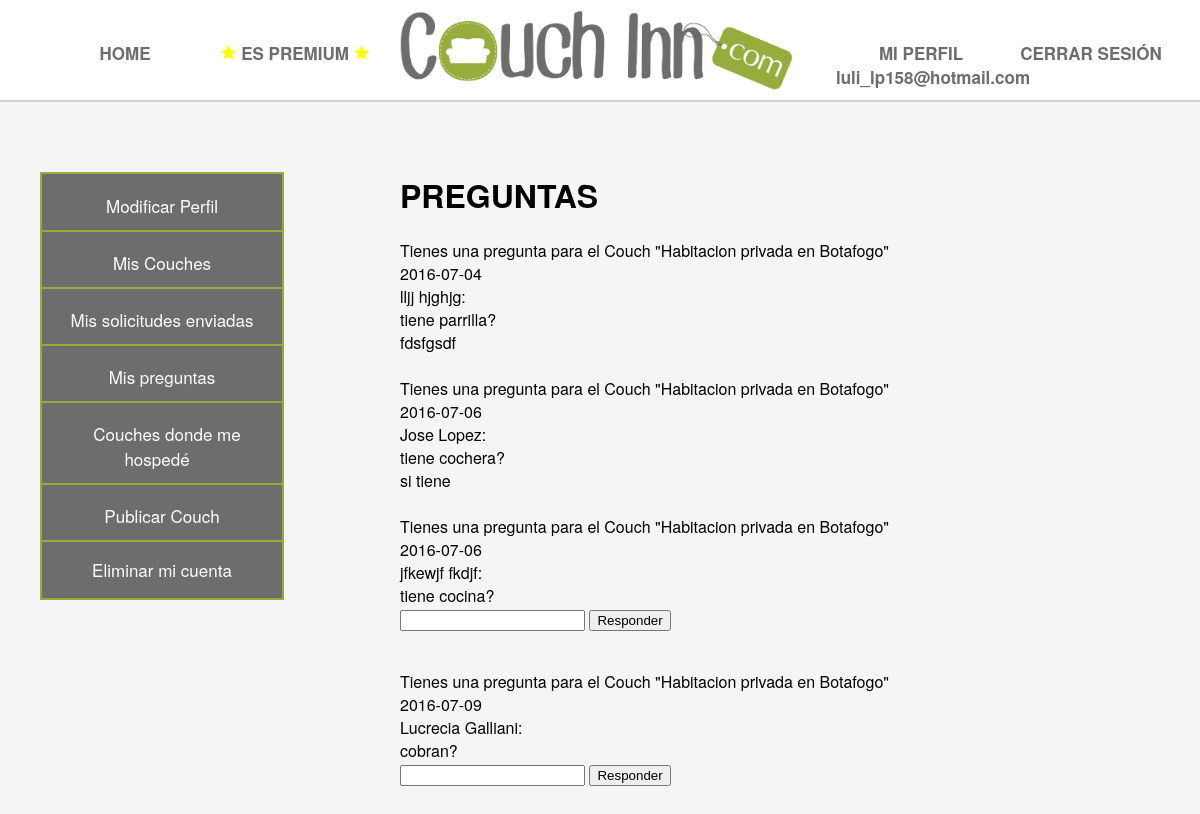
The app's page /preguntas.php (signed in) with its own data.
### tables this page shows
CREATE TABLE `usuarios` (
  `idusuario` int(3) NOT NULL,
  `email` varchar(30) NOT NULL,
  `clave` varchar(15) NOT NULL,
  `documento` int(30) NOT NULL,
  `direccion` varchar(40) NOT NULL,
  `telefono` int(11) NOT NULL,
  `apellido` varchar(15) NOT NULL,
  `nombre` varchar(15) NOT NULL,
  `fechanac` date NOT NULL,
  `premium` tinyint(1) NOT NULL,
  `fechap` date DEFAULT NULL,
  `costop` int(3) DEFAULT NULL,
  `administrador` tinyint(1) NOT NULL
);

CREATE TABLE `preguntas` (
  `idpregunta` int(3) NOT NULL,
  `pregunta` text NOT NULL,
  `respuesta` text,
  `fechaPreg` date NOT NULL,
  `idusuario` int(3) NOT NULL,
  `idcouch` int(3) NOT NULL
);

CREATE TABLE `couch` (
  `idcouch` int(3) NOT NULL,
  `fecha` date NOT NULL,
  `titulo` text NOT NULL,
  `descripcion` text NOT NULL,
  `ubicacion` text NOT NULL,
  `canthabitantes` int(11) NOT NULL,
  `cantpersonas` varchar(11) NOT NULL,
  `despublicado` tinyint(1) NOT NULL,
  `idusuario` int(3) NOT NULL,
  `idtipo` int(3) NOT NULL
);

### preguntas.php (the view, shortened to what this page needs)
<?php
	if($_SESSION['estado']=='logueado'){
?>
<html>
<head>
		<link rel ='stylesheet' type='text/css' href='./estilos.css'>
</head>
<body>
	<?php include ('./menuu.php');
	$id=$_SESSION['usuario'];
	$consulta="SELECT * FROM preguntas p INNER JOIN couch c ON p.idcouch = c.idcouch
				INNER JOIN usuarios u ON p.idusuario = u.idusuario
				WHERE c.idcouch IN (SELECT couch.idcouch FROM couch INNER JOIN usuarios ON usuarios.idusuario = couch.idusuario WHERE usuarios.idusuario = $id )
				ORDER BY p.fechaPreg";
	?>
	<div class="contPerfil">
		<div class="opcionesPerfil">
			<ul id='button'>
			<li><a href="modificar_perfil.php">Modificar Perfil</a></li>
			<li><a href="misCouches.php">Mis Couches</a></li>
			<li><a href="ver_mis_solicitudes.php">Mis solicitudes enviadas </a></li>
			<li><a href="preguntas.php">Mis preguntas</a></li>
			<li><a href="couchHospede.php">Couches donde me hosped&eacute;</a></li>
			<li><a href="publicar_couch.php">Publicar Couch</a></li>
			<li><a href="eliminarCuenta.php">Eliminar mi cuenta</a></li>
			</ul>
		</div>
		<div class="preguntas">
		<h1> PREGUNTAS </h1>
		<?php	if ($resul=mysqli_query($conec,$consulta))
						{
							while ($preg= $resul->fetch_assoc()){ ?>
			<div class="pregunta">
				<?php echo 'Tienes una pregunta para el Couch ' . '"' . $preg['titulo'] . '"'; ?> <br/>
				<?php echo $preg['fechaPreg'];?> <br>
				 <?php echo $preg['nombre'] . ' ' . $preg['apellido'] . ': '; ?> <br>
				 <?php echo $preg['pregunta']; ?>
			</div>
			<div class="respuesta">
			<?php if ($preg['respuesta'] == NULL) { ?>
				 <form method='post' name='responder' action='preguntas.php'>
				 <input type='text' name='respuesta' id='respuesta'>
				 <input type='submit' value='Responder'>
				 </form>
				<?php  } else {
				echo $preg['respuesta'];
				 }?>
			</div><br>
			<?php } }?>
		</div>
	</div>
</body>
</html>
<?php }
else { header("Location:index.php");
}
?>

### menuu.php (shortened to what this page needs)
<html>
	<head>
		<link rel='stylesheet' type='text/css' href='estilos.css' media='screen'/>
	</head>
	<body>
			<div class=menuu>
				<div class=mi-menuu>
					<ul>
						<li><a href="index.php">HOME</a></li>
						<?php if(isset($_SESSION['estado'])){
										$usuario=$_SESSION['usuario'];
										$conec=connection();
										$result=mysqli_query($conec, "SELECT * FROM usuarios WHERE idusuario='$usuario'");
										$p= $result->fetch_assoc();
										if ($p['premium']=='1') {?>
											<li><a onClick='alert("Usted ya es usuario Premium")'><img src='img/estrella.png' height='15px' width='15px'>&nbsp;ES PREMIUM&nbsp;<img src='img/estrella.png' height='15px' width='15px'></a></li><?php }
										else{?><li><a href="premium.php">PREMIUM</a></li><?php }}
									else{?><li><a href="premium.php" onClick='alert("Debe iniciar sesión para acceder al servicio Premium")'>PREMIUM</a></li><?php }?>
					</ul>
				</div>
				<div class=mi-menuL>
					<a href="index.php"><img class="logo" src="img/logo.png"></a>
				</div>
				<div class=mi-menuu>
					<ul>
						<?php if(isset($_SESSION['estado'])) { ?>
						<li><a href="perfil.php">MI PERFIL <br><?php echo $p['email']; ?></a></li><?php }
						else { ?>	<li><a href="registro.php">REGISTRARSE</a></li>	<?php } ?>
						<?php if(isset($_SESSION['estado'])) { ?><li><a href="cerrar.php">CERRAR SESI&Oacute;N</a></li><?php }
																	else{ ?><li><a href="ingresar.php">INICIAR SESI&Oacute;N</a></li><?php } ?>
					</ul>
				</div>
			</div>
	</body>
</html>

### estilos.css (style rules this page uses)
body { margin: 0; width:100%; height:auto; background-color:#f5f5f5; font-family: Circular,"Helvetica Neue",Helvetica,Arial,sans-serif; }
.menuu { width: 100%; height: 100px; margin-left: auto; margin-right: auto; margin-top: 0px; background-color:#FFFFFF; border-bottom: 2px solid #cdd0cc ; }
.mi-menuu { float:left; width:33%; margin-left: 0px; }
.mi-menuu li { width:170px; float: left; list-style: none; margin-left: auto; margin-right: auto; margin-top: 25px; margin-bottom: 0px; }
.mi-menuu li a { display:block; text-decoration:none; color: #6d6d6d; font-size:17px; font-weight:bold; list-style:none; text-align:center; }
.mi-menuL { float:left; }
.logo { width:400px; }
.contPerfil { width: 100%; margin-left:auto; margin-right:auto; margin-top: 70px; }
.opcionesPerfil { border: 2px solid #96ac3c; float:left; width:20%; margin-left:40px; margin-right:auto; background-color: #6d6d6d; }
#button { padding: 0; }
#button li { list-style:none; text-decoration: none; margin-bottom:15px; text-align:center; border-bottom: 2px solid #96ac3c; padding: 3px; padding-bottom:12px; }
#button li:last-child { border-bottom: 0px solid #6d6d6d; padding-bottom: 0px; padding:0px; }
#button li a { font-size:17px; text-decoration: none; padding: 10px; color: #fff; }
.preguntas { width: 60%; margin-left: 400px; }

### records on screen
usuarios: email "luli_lp158@hotmail.com"
preguntas: idcouch.titulo "Habitacion privada en Botafogo", fechaPreg "2016-07-04", idusuario.nombre "lljj", idusuario.apellido "hjghjg", pregunta "tiene parrilla?", respuesta "fdsfgsdf"
preguntas: idcouch.titulo "Habitacion privada en Botafogo", fechaPreg "2016-07-06", idusuario.nombre "Jose", idusuario.apellido "Lopez", pregunta "tiene cochera?", respuesta "si tiene"
preguntas: idcouch.titulo "Habitacion privada en Botafogo", fechaPreg "2016-07-06", idusuario.nombre "jfkewjf", idusuario.apellido "fkdjf", pregunta "tiene cocina?"
preguntas: idcouch.titulo "Habitacion privada en Botafogo", fechaPreg "2016-07-09", idusuario.nombre "Lucrecia", idusuario.apellido "Galliani", pregunta "cobran?"
